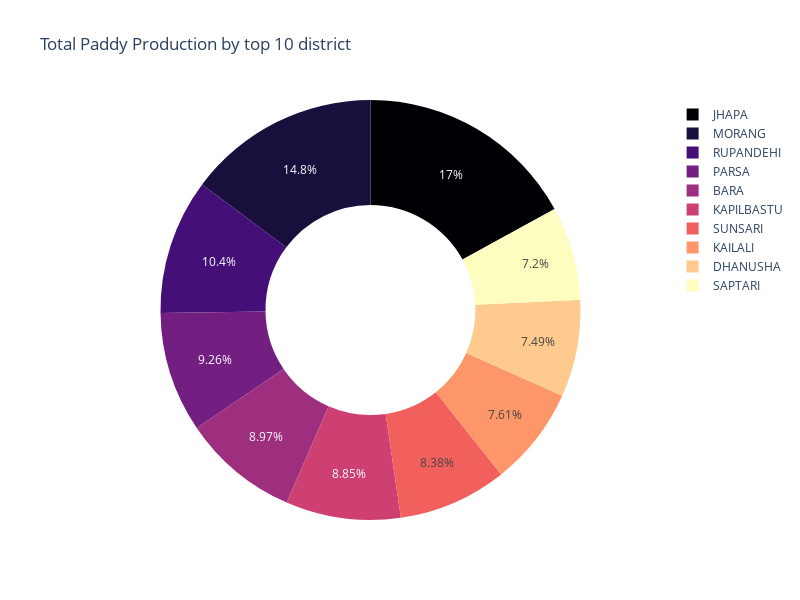

Notebook code cell kept with this figure:
### Code cell
fig = px.pie(paddy_production, names='District', values='Paddy_Production',
             title='Total Paddy Production by top 10 district',
             labels={'District': 'District', 'Paddy Production': 'Paddy_Production'},
             color='District', color_discrete_sequence=px.colors.sequential.Magma ,
             hole=0.5
             )

fig.update_layout(template='plotly_white')
fig.update_layout(height=600,width=800)
fig.show()

### Figure 1 — Plotly figure (JSON) as saved in the notebook; plotly's stock layout.template omitted (floating-point values rounded to 4 significant figures)
{"data": [{"customdata": [["JHAPA"], ["MORANG"], ["RUPANDEHI"], ["PARSA"], ["BARA"], ["KAPILBASTU"], ["SUNSARI"], ["KAILALI"], ["DHANUSHA"], ["SAPTARI"]], "domain": {"x": [0, 1], "y": [0, 1]}, "hole": 0.5, "hovertemplate": "District=%{customdata[0]}<br>Paddy_Production=%{value}<extra></extra>", "labels": ["JHAPA", "MORANG", "RUPANDEHI", "PARSA", "BARA", "KAPILBASTU", "SUNSARI", "KAILALI", "DHANUSHA", "SAPTARI"], "legendgroup": "", "marker": {"colors": ["#000004", "#180f3d", "#440f76", "#721f81", "#9e2f7f", "#cd4071", "#f1605d", "#fd9668", "#feca8d", "#fcfdbf"]}, "name": "", "showlegend": true, "type": "pie", "values": [406738, 354000, 249151, 221411, 214553, 211484, 200320, 181859, 179000, 172195]}], "layout": {"height": 600, "legend": {"tracegroupgap": 0}, "piecolorway": ["#000004", "#180f3d", "#440f76", "#721f81", "#9e2f7f", "#cd4071", "#f1605d", "#fd9668", "#feca8d", "#fcfdbf"], "title": {"text": "Total Paddy Production by top 10 district"}, "width": 800}}
